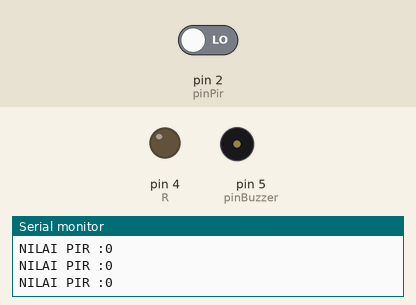
Bench run of a sketch on a simulated Arduino Uno, built with avr-gcc and run on an emulated ATmega328P. Parts: output pins drawn as LEDs (lit = HIGH), buzzer (waves = sounding, pin HIGH), the last lines printed to the serial monitor. Dashed ring = blinking. Inputs (shaded band) come from the test bench; at power-on: pin 2 (pinPir) LOW.

Above: at 1.2 s.
1.3 s: pin 2 (pinPir) driven HIGH
At 1.45 s:
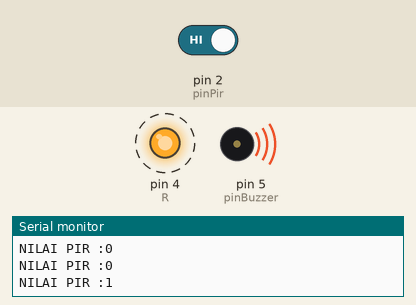
4.3 s: pin 2 (pinPir) driven LOW
At 5.8 s:
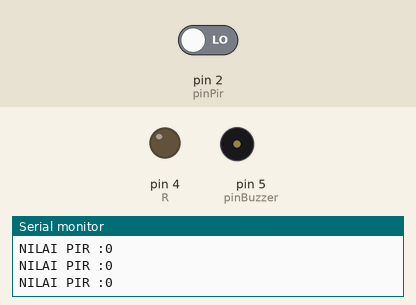
Timing chart, 0 to 7.3 s (numbered marks = the images above; inputs shaded):
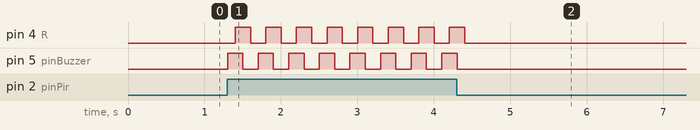

Measured:
- after the input at 1.3 s, pin 4 (R): alternates HIGH for 0.20 s and LOW for 0.20 s, starting after 0.10 s; pin 5 (pinBuzzer): alternates HIGH for 0.20 s and LOW for 0.20 s, starting at once
- after the input at 4.3 s, pin 4 (R): goes on until 4.4 s, then stays LOW; pin 5 (pinBuzzer): goes on until 4.3 s, then stays LOW

The sketch:

1.sensor_pir.ino
```cpp
//inisialisasi
int pinPir =2;
int pinBuzzer =5;
int R=4;
void setup() {

  Serial.begin(9600);
  pinMode (pinPir,INPUT);
  pinMode (pinBuzzer,OUTPUT);
  pinMode(R,OUTPUT);
}


void loop() {
  int bacaPir=digitalRead(pinPir);
  Serial.print ("NILAI PIR :");
  Serial.print (bacaPir);
  Serial.println();

if (bacaPir ==1){
  digitalWrite(pinBuzzer,HIGH);
  delay(100);
  digitalWrite(R,HIGH);
  delay(100);
  digitalWrite(pinBuzzer,LOW);
  delay(100);
  digitalWrite(R,LOW);
  delay(100);
  Serial.println("ADA MALING!!!");
}else{
  (bacaPir ==0);
  digitalWrite(pinBuzzer,LOW);
  delay(100);
}

}
```
